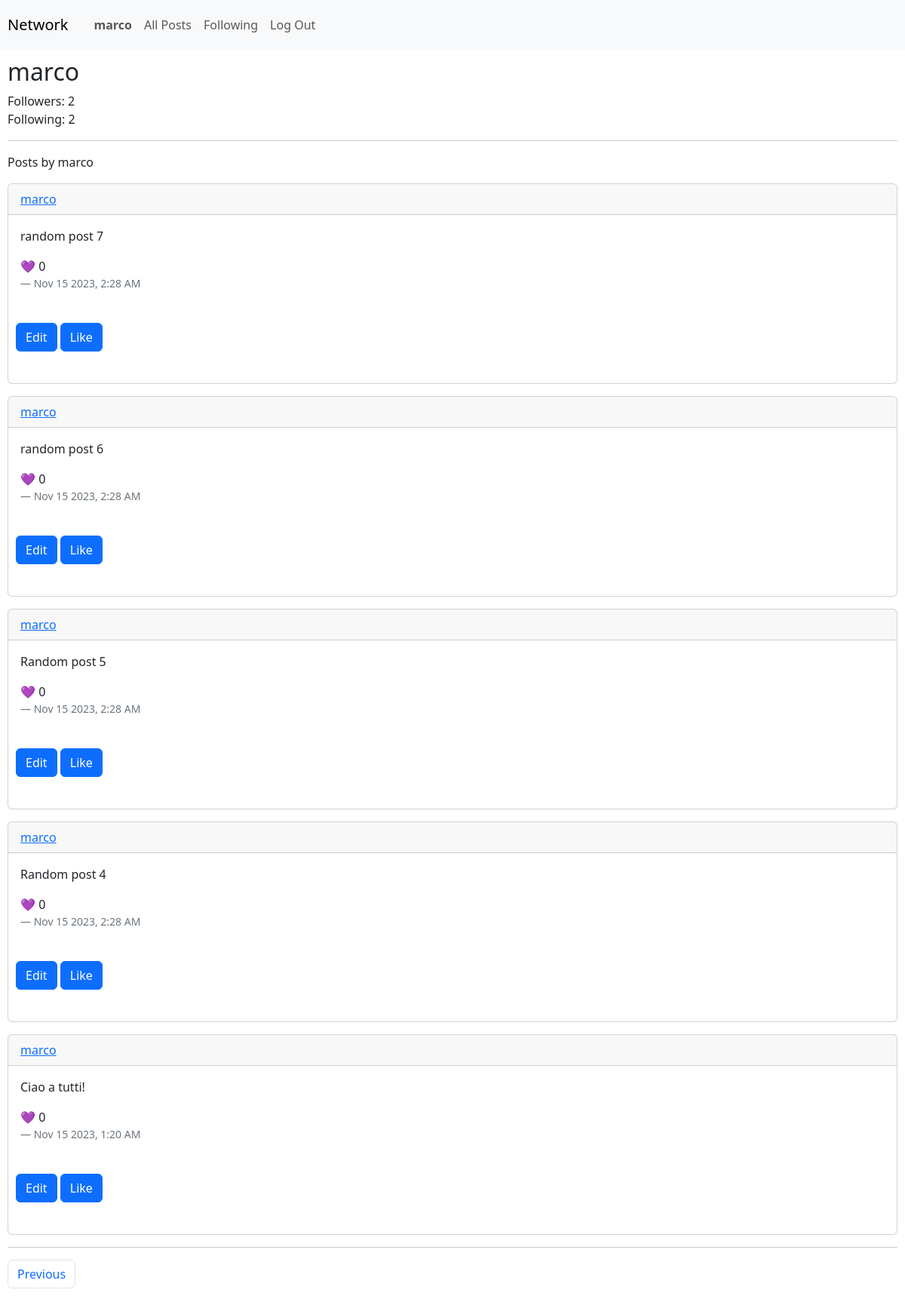
The app's page /1?page=2 (signed in) with its own data.
### network/models.py (models this page shows, shortened)
class User(AbstractUser):
    pass

class Post(models.Model):
    user = models.ForeignKey(User, on_delete=models.CASCADE, related_name='posts')
    timestamp = models.CharField(max_length=64)
    content = models.CharField(max_length=140)
    likes = models.IntegerField(default=0)

### network/views.py (the view, shortened to what this page needs)
# urls.py: path("<int:user>", views.user_page, name="user_page"),
def user_page(request, user):
    if request.method == "GET":
        return render(request, "network/user_page.html", profile_render(request, user))

### network/templates/network/user_page.html (shortened to what this page needs)
{% extends "network/layout.html" %}
{% block body %}
    <h2 id="header">{{ u }}</h2>
    <div>
        Followers: {{ followers }}
    </div>
    <div class="mb-3">
        Following: {{ following_usr }}
    </div>
    <hr>
    <p>Posts by {{ u }}</p>
    {% for post in posts %}
        <div class="card mb-3">
            <div class="card-header">
                <a href="#">{{ post.user }}</a>
            </div>
            <div class="card-body">
                <p class="card-text">{{ post.content }}</p>
                <p class="card-text">&#128156 {{ post.likes }}</p>
                <footer class="blockquote-footer">{{ post.timestamp}}</footer>
            </div>
            <div class="mb-3 padding">
                {% if user.id == post.user.id %}
                <button type="button" class="btn btn-primary mb-3" id="editBtn{{ post.id }}" onclick="showEdit({{ post.id }})">Edit</button>
                {% endif %}
                {% if post.id in likes %}
                    <button class="btn btn-primary mb-3" id="likeBtn{{ post.id }}" onclick="dislike({{ post.id }})">Dislike</button>
                {% else %}
                    <button class="btn btn-primary mb-3" id="likeBtn{{ post.id }}" onclick="like({{ post.id }})">Like</button>
                {% endif %}
            </div>
        </div>
    {% endfor %}
    <hr>
    <div>
        <nav aria-label="Page navigation example">
            <ul class="pagination">
                {% if posts.has_previous %}
                    <li class="page-item"><a class="page-link" href="?page={{ posts.previous_page_number }}">Previous</a></li>
                {% endif %}
            </ul>
        </nav>
    </div>
{% endblock %}

### network/templates/network/layout.html (shortened to what this page needs)
{% load static %}
<!DOCTYPE html>
<html lang="en">
    <head>
        <link href="https://cdn.jsdelivr.net/npm/bootstrap@5.3.2/dist/css/bootstrap.min.css" rel="stylesheet">
        <link href="{% static 'network/styles.css' %}" rel="stylesheet">
    </head>
    <body>
        <nav class="navbar navbar-expand-lg navbar-light bg-light">
            <a class="navbar-brand padding" href="#">Network</a>
            <div>
              <ul class="navbar-nav mr-auto">
                {% if user.is_authenticated %}
                    <li class="nav-item">
                        <a class="nav-link" href="{% url 'user_page' user=user.id %}"><strong>{{ user.username }}</strong></a>
                    </li>
                {% endif %}
                <li class="nav-item">
                  <a class="nav-link" href="{% url 'index' %}">All Posts</a>
                </li>
                {% if user.is_authenticated %}
                    <li class="nav-item">
                        <a class="nav-link" href="{% url 'following' %}">Following</a>
                    </li>
                    <li class="nav-item">
                        <a class="nav-link" href="{% url 'logout' %}">Log Out</a>
                    </li>
                {% endif %}
              </ul>
            </div>
          </nav>
        <div class="body padding">
            {% block body %}
            {% endblock %}
        </div>
    </body>
</html>

### network/static/network/styles.css (style rules this page uses)
.padding { padding: 10px; }

### records on screen
User: username "marco"
Post: user "marco", content "random post 7", likes "0", timestamp "Nov 15 2023, 2:28 AM"
Post: user "marco", content "random post 6", likes "0", timestamp "Nov 15 2023, 2:28 AM"
Post: user "marco", content "Random post 5", likes "0", timestamp "Nov 15 2023, 2:28 AM"
Post: user "marco", content "Random post 4", likes "0", timestamp "Nov 15 2023, 2:28 AM"
Post: user "marco", content "Ciao a tutti!", likes "0", timestamp "Nov 15 2023, 1:20 AM"

### other values on screen
{{ followers }} "2"
{{ following_usr }} "2"
